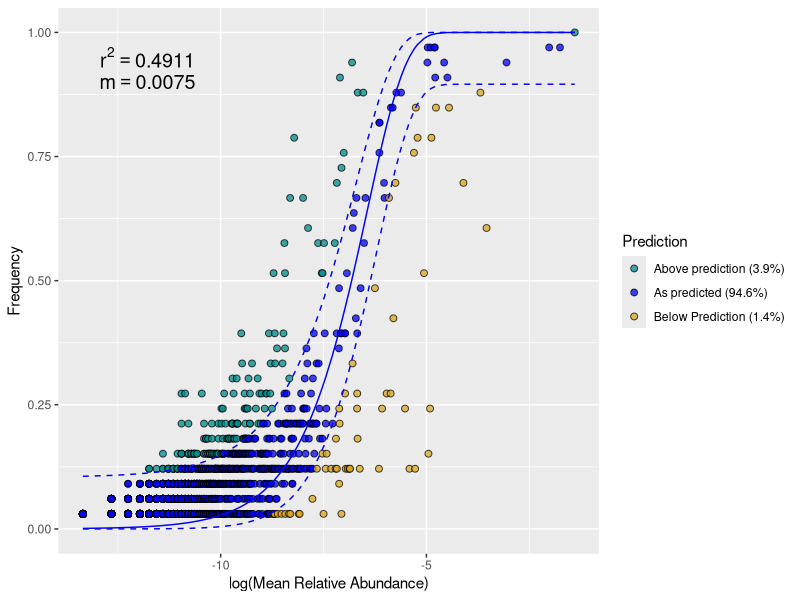
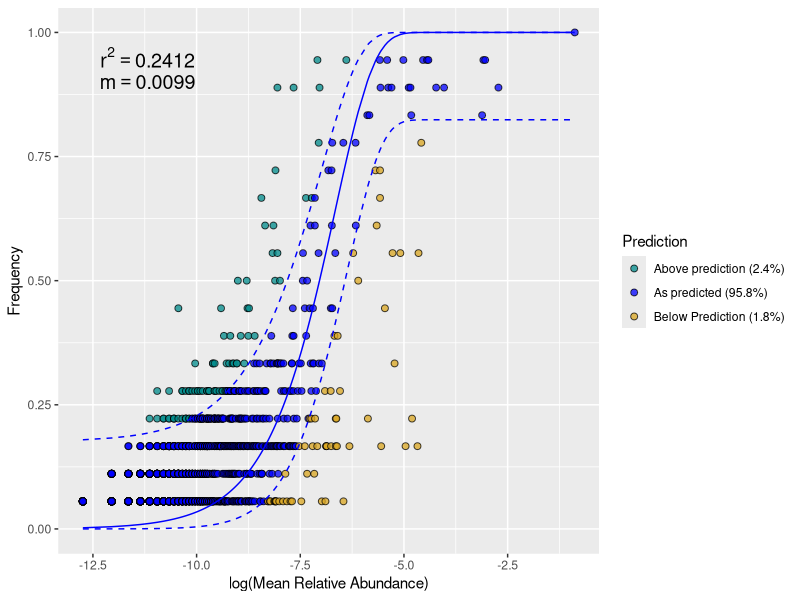
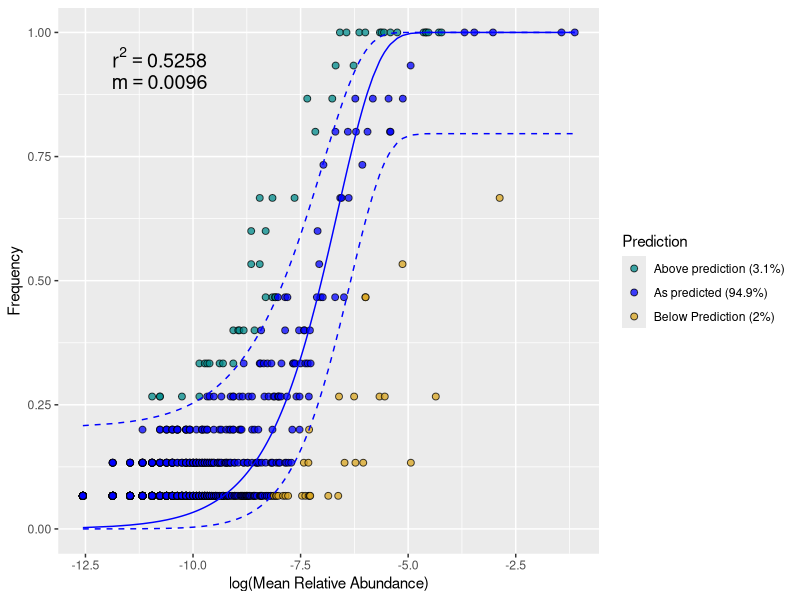

Generate these figures, in order, with R:
library("vegan")
library("minpack.lm")
library("Hmisc")
library("stats4")
library("ggplot2")

community.matrix <- read.csv("../../data/asv_table.csv", row.names = 1)
community.matrix.rarefied <- vegan::rrarefy(community.matrix, 19000)
metadata <- read.csv("../../data/NCDMIC_metadata.tsv", sep="\t")

#dietary data partitioning
generalist.ids <- metadata[metadata$dietSpecificity == "generalist",]$sample.id
generalist.data <- community.matrix.rarefied[row.names(community.matrix.rarefied) %in% generalist.ids,]

specialist.ids <- metadata[metadata$dietSpecificity == "specialist",]$sample.id
specialist.data <- community.matrix.rarefied[row.names(community.matrix.rarefied) %in% specialist.ids,]

# NOTE: This code was copied from the tyRa package source code because I could not get the package 
# installed
# Source: https://github.com/DanielSprockett/tyRa

fit_sncm <- function(spp = spp, pool = NULL, taxon = NULL){
  
  options(warn=-1)
  
  #Calculate the number of individuals per community
  N <- mean(apply(spp, 1, sum))
  #Calculate the average relative abundance of each taxa across communities
  if(is.null(pool)){
    p.m <- apply(spp, 2, mean)
    p.m <- p.m[p.m != 0]
    p <- p.m/N
  } else {
    p.m <- apply(pool, 2, mean)
    p.m <- p.m[p.m != 0]
    p <- p.m/N
  }
  
  #Calculate the occurrence frequency of each taxa across communities
  spp.bi <- 1*(spp>0)
  freq <- apply(spp.bi, 2, mean)
  freq <- freq[freq != 0]
  
  #Combine
  C <- merge(p, freq, by=0)
  C <- C[order(C[,2]),]
  C <- as.data.frame(C)
  #Removes rows with any zero (absent in either source pool or local communities)
  C.0 <- C[!(apply(C, 1, function(y) any(y == 0))),]
  p <- C.0[,2]
  freq <- C.0[,3]
  names(p) <- C.0[,1]
  names(freq) <- C.0[,1]
  
  #Calculate the limit of detection
  d = 1/N
  
  ##Fit model parameter m (or Nm) using Non-linear least squares (NLS)
  m.fit <- nlsLM(freq ~ pbeta(d, N*m*p, N*m*(1-p), lower.tail=FALSE), start=list(m=0.001))
  m.ci <- confint(m.fit, 'm', level=0.95)

  ##Calculate goodness-of-fit (R-squared and Root Mean Squared Error)
  freq.pred <- pbeta(d, N*coef(m.fit)*p, N*coef(m.fit)*(1-p), lower.tail=FALSE)
  Rsqr <- 1 - (sum((freq - freq.pred)^2))/(sum((freq - mean(freq))^2))
  RMSE <- sqrt(sum((freq-freq.pred)^2)/(length(freq)-1))
  
  pred.ci <- binconf(freq.pred*nrow(spp), nrow(spp), alpha=0.05, method="wilson", return.df=TRUE)
  
  ##Calculate AIC for Poisson model
  pois.LL <- function(mu, sigma){
    R = freq - ppois(d, N*p, lower.tail=FALSE)
    R = dnorm(R, mu, sigma)
    -sum(log(R))
  }
  pois.mle <- mle(pois.LL, start=list(mu=0, sigma=0.1), nobs=length(p))
  
  aic.pois <- AIC(pois.mle, k=2)
  bic.pois <- BIC(pois.mle)
  
  ##Goodness of fit for Poisson model
  pois.pred <- ppois(d, N*p, lower.tail=FALSE)
  Rsqr.pois <- 1 - (sum((freq - pois.pred)^2))/(sum((freq - mean(freq))^2))
  RMSE.pois <- sqrt(sum((freq - pois.pred)^2)/(length(freq) - 1))
  
  pois.pred.ci <- binconf(pois.pred*nrow(spp), nrow(spp), alpha=0.05, method="wilson", return.df=TRUE)
  
  ##Results
  fitstats <- data.frame(
    m=as.numeric(coef(m.fit)),
    m.ci=as.numeric(coef(m.fit)-m.ci[1]),
    poisLL=as.numeric(pois.mle@details$value),
    Rsqr=as.numeric(Rsqr), # measuring fit, #comparing fit differing datasets to the same model
    Rsqr.pois=as.numeric(Rsqr.pois),
    RMSE=as.numeric(RMSE), # measuring fit #comparing fit differing datasets to the same model
    RMSE.pois=as.numeric(RMSE.pois),
    AIC.pois=as.numeric(aic.pois),  #comparing differing models to the dataset
    BIC.pois=as.numeric(bic.pois), #comparing differing models to the dataset
    N=as.numeric(N),
    Samples=as.numeric(nrow(spp)),
    Richness=as.numeric(length(p)),
    Detect=as.numeric(d))
  
  A <- cbind(p, freq, freq.pred, pred.ci[,2:3])
  A <- as.data.frame(A)
  colnames(A) <- c('p', 'freq', 'freq.pred', 'pred.lwr', 'pred.upr')
  if(is.null(taxon)){
    B <- A[order(A[,1]),]
  } else {
    B <- merge(A, taxon, by=0, all=TRUE)
    row.names(B) <- B[,1]
    B <- B[,-1]
    B <- B[order(B[,1]),]
  }
  B <- B[!is.na(B$freq),]
  # fit_class for graphing
  B$fit_class <-"As predicted"
  B[which(B$freq < B$pred.lwr),"fit_class"]<- "Below prediction"
  B[which(B$freq > B$pred.upr),"fit_class"]<- "Above prediction"
  B[which(is.na(B$freq)),"fit_class"]<- "NA"
  
  # combine fit stats and predicitons into list
  i <- list(fitstats, B)
  names(i) <- c("fitstats", "predictions")
  return(i)
}

plot_sncm_fit <- function(spp_out = spp_out, fill = NULL, title = NULL){
  
  tax_levels <- colnames(spp_out$predictions)[7:length(colnames(spp_out$predictions))-1]
  
  if(is.null(fill)){
    fill <- "fit_class"
  }
  
  r2_val <- paste("r^2 ==", round(spp_out$fitstats$Rsqr,4))
  m_val <- paste("m ==", round(spp_out$fitstats$m,4))
  df <- data.frame(t(table(spp_out$predictions$fit_class)))
  df <- df[,c(2,3)]
  colnames(df) <- c("Prediction", "AVS Abundance")
  
  p <- ggplot(data=spp_out$predictions)
  
  if(fill == "fit_class"){
    p <- p + geom_point(aes(x = log(p), y = freq, fill=eval(parse(text=fill))), shape =21, color="black", size =2, alpha=0.75)
    p <- p + scale_fill_manual(
      name = "Prediction",
      values = c("Above prediction" = "cyan4", "As predicted" = "blue", "Below prediction" = "goldenrod", "NA" = "white"),
      breaks = c("Above prediction", "As predicted", "Below prediction", "NA"),
      labels = c(paste0("Above prediction (",round((df[1,2]/spp_out$fitstats$Richness)*100, 1),"%)"),
                 paste0("As predicted (",round((df[2,2]/spp_out$fitstats$Richness)*100, 1),"%)"),
                 paste0("Below Prediction (",round((df[3,2]/spp_out$fitstats$Richness)*100, 1),"%)"),
                 paste0("NA (",df[4,2],")")))
    
  }else if (fill %in% tax_levels){
    p <- p + geom_point(aes(x = log(p), y = freq, fill=eval(parse(text=fill))), shape =21, color="black", size =2, alpha=0.75)
    p <- p + scale_fill_discrete(name = "Taxon")
    
  } else{
    print(paste0("fill variable: ", fill, " is not a valid taxonomic level or fit_class"))
  }
  
  p <- p + geom_line(aes(x = log(p), y = freq.pred), color = "blue")
  p <- p + geom_line(aes(x = log(p), y = pred.lwr), color = "blue", linetype="dashed")
  p <- p + geom_line(aes(x = log(p), y = pred.upr), color = "blue", linetype="dashed")
  p <- p + xlab("log(Mean Relative Abundance)")
  p <- p + ylab("Frequency")
  p <- p + ggtitle(title)
  p <- p + annotate("text", x=mean(log(spp_out$predictions$p), na.rm = TRUE), y=0.95, size=5, label = r2_val, parse=TRUE)
  p <- p + annotate("text", x=mean(log(spp_out$predictions$p), na.rm = TRUE), y=0.9, size=5, label = m_val, parse=TRUE)
  
  return(p)
}

total.neutral.model <- fit_sncm(community.matrix.rarefied)
plot_sncm_fit(total.neutral.model)
write.csv(total.neutral.model$predictions, "../../data/total_neutral_predictions.csv")

specialist.neutral.model <- fit_sncm(specialist.data)
plot_sncm_fit(specialist.neutral.model)
write.csv(specialist.neutral.model$predictions, "../../data/specialist_neutral_predictions.csv")

generalist.neutral.model <- fit_sncm(generalist.data)
plot_sncm_fit(generalist.neutral.model)
write.csv(generalist.neutral.model$predictions, "../../data/generalist_neutral_predictions.csv")
